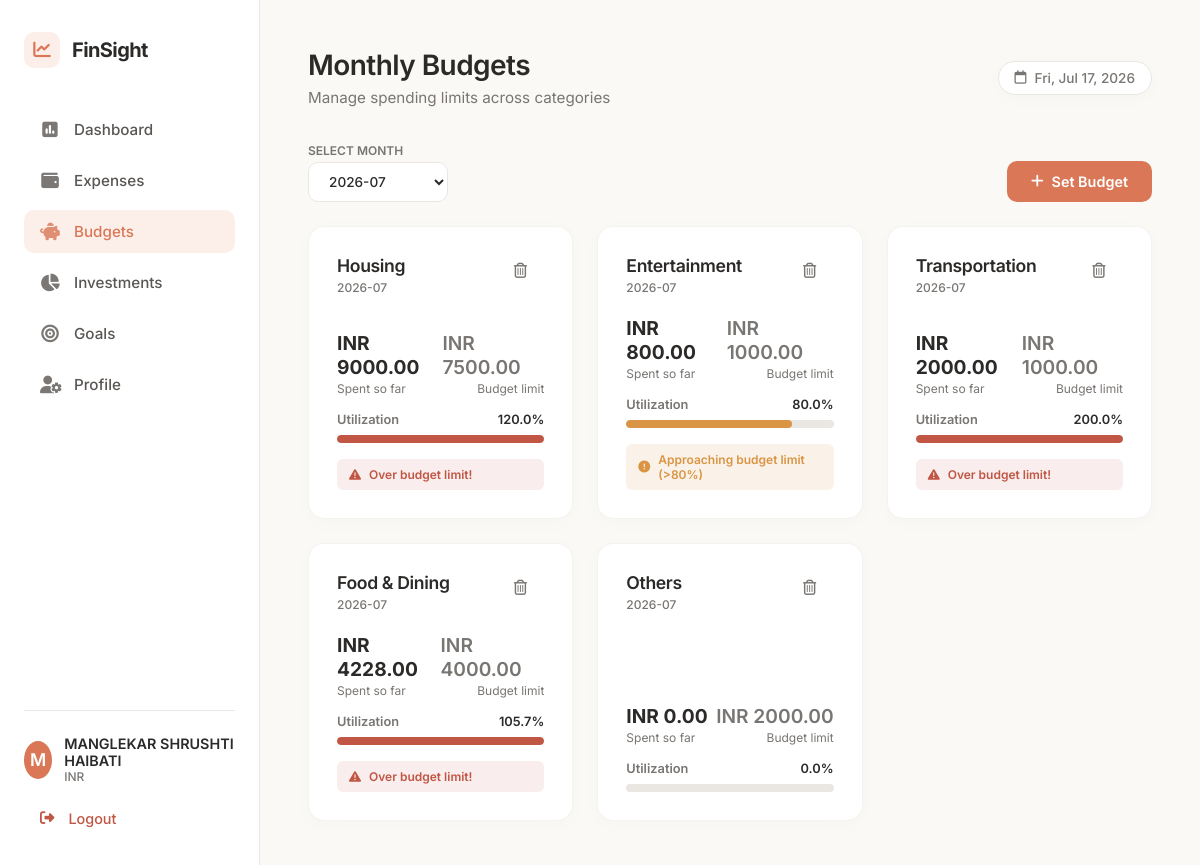
The page /budgets (signed in) on the database its author committed.
### models.py (models this page shows, shortened)
class User(db.Model):
    __tablename__ = 'users'
    id = db.Column(db.Integer, primary_key=True)
    name = db.Column(db.String(100), nullable=False)
    email = db.Column(db.String(120), unique=True, nullable=False, index=True)
    password_hash = db.Column(db.String(255), nullable=False)
    monthly_income = db.Column(db.Float, default=0.0, nullable=False)
    currency = db.Column(db.String(10), default='INR', nullable=False)
    created_at = db.Column(db.DateTime, default=datetime.utcnow, nullable=False)
    categories = db.relationship('Category', backref='user', lazy=True, cascade="all, delete-orphan")
    transactions = db.relationship('Transaction', backref='user', lazy=True, cascade="all, delete-orphan")
    budgets = db.relationship('Budget', backref='user', lazy=True, cascade="all, delete-orphan")
    investments = db.relationship('Investment', backref='user', lazy=True, cascade="all, delete-orphan")
    goals = db.relationship('Goal', backref='user', lazy=True, cascade="all, delete-orphan")

class Category(db.Model):
    __tablename__ = 'categories'
    id = db.Column(db.Integer, primary_key=True)
    user_id = db.Column(db.Integer, db.ForeignKey('users.id', ondelete='CASCADE'), nullable=False)
    name = db.Column(db.String(100), nullable=False)
    type = db.Column(db.String(20), nullable=False) # 'Income' or 'Expense'
    created_at = db.Column(db.DateTime, default=datetime.utcnow, nullable=False)
    transactions = db.relationship('Transaction', backref='category', lazy=True, cascade="all, delete-orphan")
    budgets = db.relationship('Budget', backref='category', lazy=True, cascade="all, delete-orphan")

class Budget(db.Model):
    __tablename__ = 'budgets'
    id = db.Column(db.Integer, primary_key=True)
    user_id = db.Column(db.Integer, db.ForeignKey('users.id', ondelete='CASCADE'), nullable=False)
    category_id = db.Column(db.Integer, db.ForeignKey('categories.id', ondelete='CASCADE'), nullable=False)
    amount = db.Column(db.Float, nullable=False)
    month = db.Column(db.String(7), nullable=False) # YYYY-MM format
    created_at = db.Column(db.DateTime, default=datetime.utcnow, nullable=False)

### app.py (the view, shortened to what this page needs)
@app.route('/budgets', methods=['GET', 'POST'])
@login_required
def budgets():
    filter_month = request.args.get('month', datetime.date.today().strftime('%Y-%m')).strip()
    if not re.match(r'^\d{4}-\d{2}$', filter_month):
        filter_month = datetime.date.today().strftime('%Y-%m')
    year, m = map(int, filter_month.split('-'))
    last_day = calendar.monthrange(year, m)[1]
    start_date = datetime.date(year, m, 1)
    end_date = datetime.date(year, m, last_day)
    user_budgets = Budget.query.filter_by(user_id=g.user.id, month=filter_month).all()
    budget_details = []
    for b in user_budgets:
        spent_sum = db.session.query(db.func.sum(Transaction.amount)).filter(
            Transaction.user_id == g.user.id,
            Transaction.category_id == b.category_id,
            Transaction.type == 'Expense',
            Transaction.transaction_date >= start_date,
            Transaction.transaction_date <= end_date
        ).scalar()
        spent = spent_sum if spent_sum else 0.0
        percentage = (spent / b.amount) * 100 if b.amount > 0 else 0.0
        status_color = 'success'
        if percentage >= 100:
            status_color = 'danger'
        elif percentage >= 80:
            status_color = 'warning'
        budget_details.append({
            'budget': b,
            'category_name': b.category.name if b.category else "Others",
            'spent': spent,
            'percentage': percentage,
            'status_color': status_color
        })
    expense_categories = Category.query.filter_by(user_id=g.user.id, type='Expense').order_by(Category.name.asc()).all()
    all_budget_months = db.session.query(Budget.month).filter_by(
        user_id=g.user.id
    ).distinct().all()
    budget_months = sorted(
        list(set(bm[0] for bm in all_budget_months if bm[0])),
        reverse=True
    )
    if filter_month not in budget_months:
        budget_months.insert(0, filter_month)
    default_month = datetime.date.today().strftime('%Y-%m')
    return render_template(
        'budgets.html',
        budget_details=budget_details,
        expense_categories=expense_categories,
        filter_month=filter_month,
        budget_months=budget_months,
        default_month=default_month
    )

### app.py (called while the page is built)
def login_required(f):
    @wraps(f)
    def decorated_function(*args, **kwargs):
        if 'user_id' not in session:
            flash('Please login to access this page.', 'warning')
            return redirect(url_for('login', next=request.url))
        return f(*args, **kwargs)
    return decorated_function

@app.before_request
def load_logged_in_user():
    user_id = session.get('user_id')
    if user_id is None:
        g.user = None
    else:
        g.user = User.query.get(user_id)

### templates/budgets.html (shortened to what this page needs)
{% extends 'base.html' %}
{% block header_title %}Monthly Budgets{% endblock %}
{% block header_subtitle %}Manage spending limits across categories{% endblock %}
{% block content %}
<div class="budgets-container animate-fade-in-up">
    <div class="action-bar">
        <form method="GET" action="{{ url_for('budgets') }}" class="filter-form">
            <div class="filter-group">
                <label for="filter_month">Select Month</label>
                <select name="month" id="filter_month" onchange="this.form.submit()">
                    {% for bm in budget_months %}
                    <option value="{{ bm }}" {% if filter_month == bm %}selected{% endif %}>{{ bm }}</option>
                    {% endfor %}
                </select>
            </div>
        </form>
        <button onclick="toggleAddForm()" class="btn btn-primary">
            <i class="fa-solid fa-plus"></i> Set Budget
        </button>
    </div>
    <div class="budgets-list-grid">
        {% if budget_details %}
            {% for detail in budget_details %}
            <div class="card budget-card animate-fade-in">
                <div class="budget-card-header">
                    <div class="budget-info">
                        <h3>{{ detail.category_name }}</h3>
                        <span class="budget-month-label">{{ detail.budget.month }}</span>
                    </div>
                    <div class="budget-actions">
                        <form method="POST" action="{{ url_for('delete_budget', budget_id=detail.budget.id) }}" onsubmit="return confirm('Are you sure you want to delete this budget?')">
                            <button type="submit" class="btn btn-icon btn-delete" title="Delete Budget">
                                <i class="fa-regular fa-trash-can"></i>
                            </button>
                        </form>
                    </div>
                </div>
                <div class="budget-card-body">
                    <div class="budget-amounts">
                        <div class="amount-spent">
                            <span class="spent-value">{{ g.user.currency }} {{ "%.2f"|format(detail.spent) }}</span>
                            <span class="label">Spent so far</span>
                        </div>
                        <div class="amount-limit">
                            <span class="limit-value">{{ g.user.currency }} {{ "%.2f"|format(detail.budget.amount) }}</span>
                            <span class="label">Budget limit</span>
                        </div>
                    </div>
                    <div class="progress-wrapper">
                        <div class="progress-bar-label">
                            <span>Utilization</span>
                            <span class="pct-value">{{ "%.1f"|format(detail.percentage) }}%</span>
                        </div>
                        <div class="progress-container">
                            <div class="progress-bar {{ detail.status_color }}"
                                 data-width="{{ detail.percentage }}" style="width: 0%"></div>
                        </div>
                    </div>
                    {% if detail.percentage >= 100 %}
                    <div class="budget-alert-badge danger">
                        <i class="fa-solid fa-triangle-exclamation"></i> Over budget limit!
                    </div>
                    {% elif detail.percentage >= 80 %}
                    <div class="budget-alert-badge warning">
                        <i class="fa-solid fa-circle-exclamation"></i> Approaching budget limit (>80%)
                    </div>
                    {% endif %}
                </div>
            </div>
            {% endfor %}
        {% endif %}
    </div>
</div>
{% endblock %}

### templates/base.html (shortened to what this page needs)
<!DOCTYPE html>
<html lang="en">
<head>
    <link rel="stylesheet" href="https://cdnjs.cloudflare.com/ajax/libs/font-awesome/6.4.0/css/all.min.css">
    <link rel="stylesheet" href="{{ url_for('static', filename='css/style.css') }}">
</head>
<body>
    <div class="app-container {% if not g.user %}auth-layout{% endif %}">
        {% if g.user %}
        <aside class="sidebar">
            <div class="sidebar-header">
                <div class="logo">
                    <span class="logo-icon"><i class="fa-solid fa-chart-line"></i></span>
                    <span class="logo-text">FinSight</span>
                </div>
            </div>
            <nav class="sidebar-nav">
                <a href="{{ url_for('dashboard') }}" class="nav-item {% if request.path == '/dashboard' %}active{% endif %}">
                    <i class="fa-solid fa-square-poll-vertical"></i>
                    <span>Dashboard</span>
                </a>
                <a href="{{ url_for('expenses') }}" class="nav-item {% if request.path == '/expenses' %}active{% endif %}">
                    <i class="fa-solid fa-wallet"></i>
                    <span>Expenses</span>
                </a>
                <a href="{{ url_for('budgets') }}" class="nav-item {% if request.path.startswith('/budgets') %}active{% endif %}">
                    <i class="fa-solid fa-piggy-bank"></i>
                    <span>Budgets</span>
                </a>
                <a href="{{ url_for('investments') }}" class="nav-item {% if request.path.startswith('/investments') %}active{% endif %}">
                    <i class="fa-solid fa-chart-pie"></i>
                    <span>Investments</span>
                </a>
                <a href="{{ url_for('goals') }}" class="nav-item {% if request.path.startswith('/goals') %}active{% endif %}">
                    <i class="fa-solid fa-bullseye"></i>
                    <span>Goals</span>
                </a>
                <a href="{{ url_for('profile') }}" class="nav-item {% if request.path == '/profile' %}active{% endif %}">
                    <i class="fa-solid fa-user-gear"></i>
                    <span>Profile</span>
                </a>
            </nav>
            <div class="sidebar-footer">
                <div class="user-pill">
                    <div class="user-avatar">
                        {{ g.user.name[0] | upper if g.user.name else 'U' }}
                    </div>
                    <div class="user-info">
                        <span class="user-name">{{ g.user.name }}</span>
                        <span class="user-currency">{{ g.user.currency }}</span>
                    </div>
                </div>
                <a href="{{ url_for('logout') }}" class="logout-btn">
                    <i class="fa-solid fa-right-from-bracket"></i>
                    <span>Logout</span>
                </a>
            </div>
        </aside>
        {% endif %}
        <main class="main-content">
            {% if g.user %}
            <header class="main-header">
                <div class="header-title">
                    <h1>{% block header_title %}Dashboard{% endblock %}</h1>
                    <p class="header-subtitle">{% block header_subtitle %}Welcome back, {{ g.user.name }}{% endblock %}</p>
                </div>
                <div class="header-actions">
                    <span class="date-badge"><i class="fa-regular fa-calendar"></i> <span id="currentDate"></span></span>
                </div>
            </header>
            {% endif %}
            <div class="content-body">
                {% block content %}{% endblock %}
            </div>
        </main>
    </div>
</body>
</html>

### rows shown on the page
User: user "M", user.name "MANGLEKAR SHRUSHTI HAIBATI", user.currency "INR"
Category: category_name "Housing", budget.month "2026-07", spent "9000.00", percentage "120.0", shows "Over budget limit!"
Budget: budget.amount "7500.00"
Category: category_name "Entertainment", budget.month "2026-07", spent "800.00", percentage "80.0", shows "Approaching budget limit (>80%)"
Budget: budget.amount "1000.00"
Category: category_name "Transportation", budget.month "2026-07", spent "2000.00", percentage "200.0", shows "Over budget limit!"
Budget: budget.amount "1000.00"
Category: category_name "Food & Dining", budget.month "2026-07", spent "4228.00", percentage "105.7", {{ detail.percentage }} 105.69999999999999 (drawn), shows "Over budget limit!"
Budget: budget.amount "4000.00"
Category: category_name "Others", budget.month "2026-07", spent "0.00", percentage "0.0"
Budget: budget.amount "2000.00"

### other values the page prints
form field month "2026-07"
